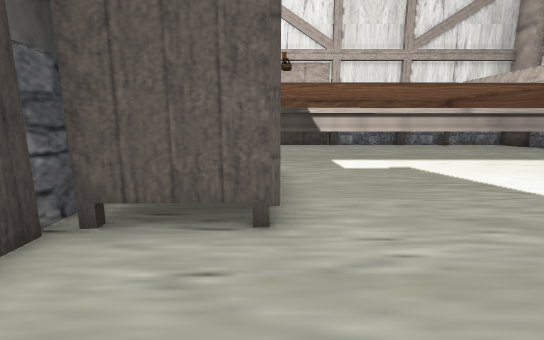
View 1 (above)

14 first-person views from a walk through a scene from a Unity 3-D project. The camera is 1.2 m above the floor, tilts 10° down and sees 90° across. The floor is counted in squares, 1 m on a side. Each view is taken from the middle of a square. On the plan, view 1 faces up. The plan holds only what a view shows up to about 13 squares ahead; the rest is blank.

View 2
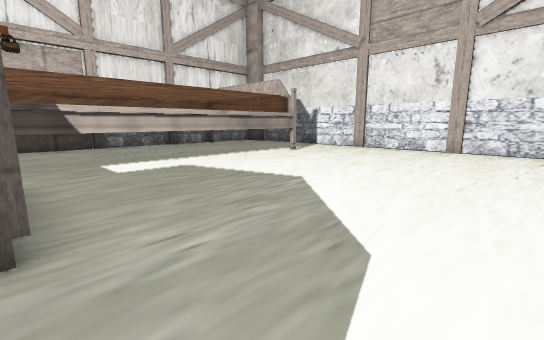

View 3
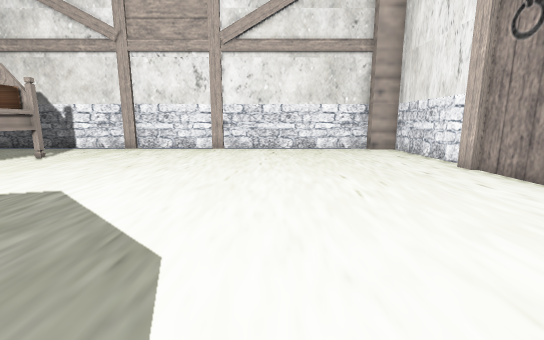

View 4
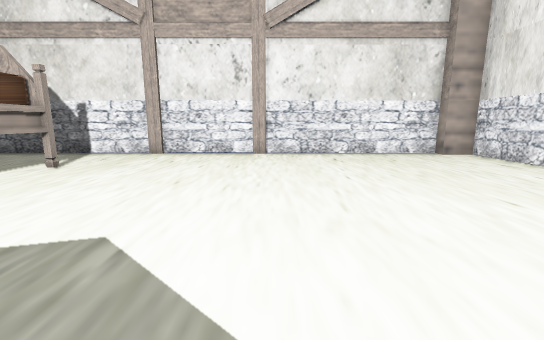

View 5
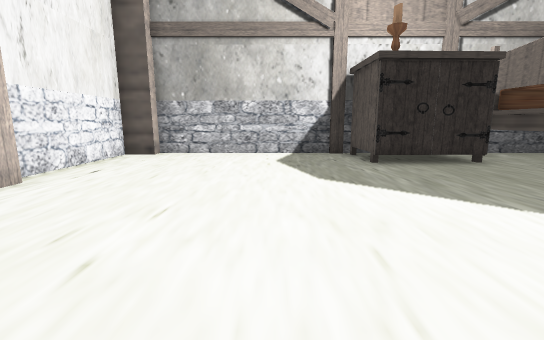

View 6
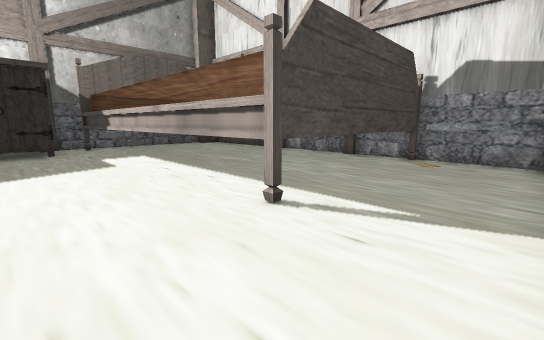

View 7
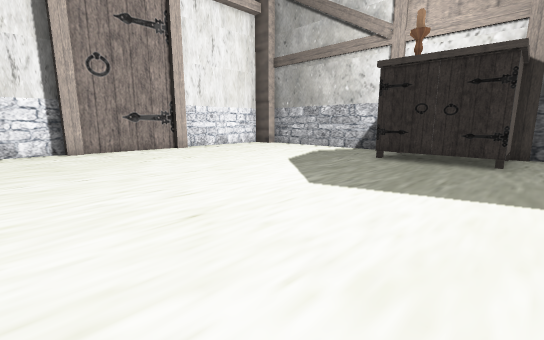

View 8
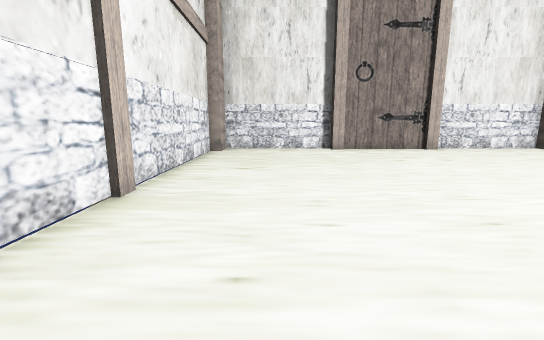

View 9
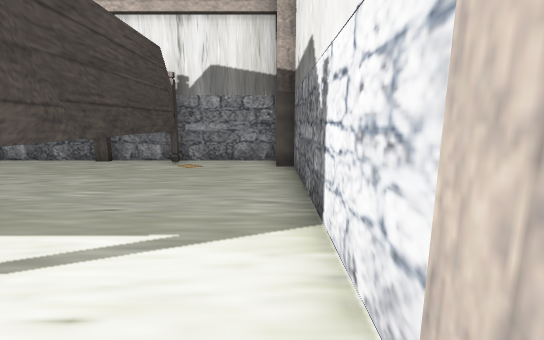

View 10
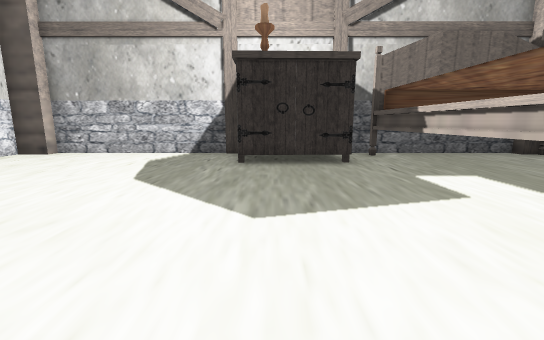

View 11
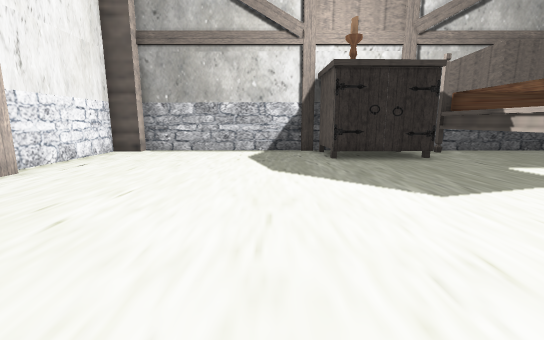

View 12
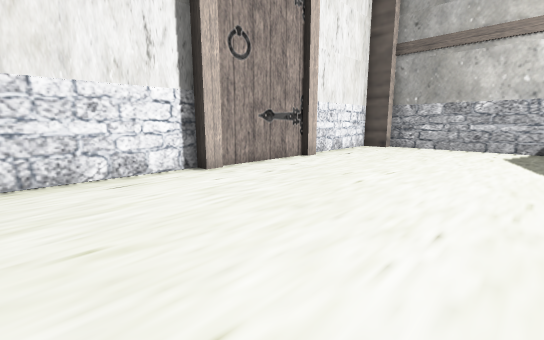

View 13
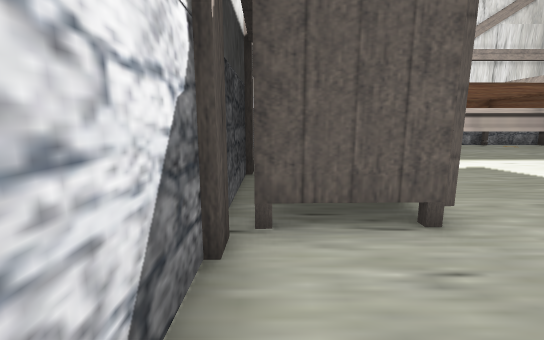

View 14
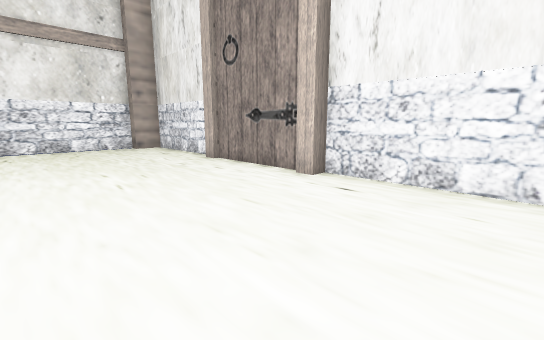

### Floor plan
Key: @ floor where view 1 was taken; # wall or solid block; . floor; T thing the floor can be seen under or through; O other object.
Columns run from 3 left of view 1 to 13 right of it. Each row starts with its distance up from view 1.
 15             ####
 14             #..##
 13             #...#
 12             #...#
 11             T...#
 10             T...#
  9             T...#
  8 ###########TT...#
  7 #...............#
  6 #OOO............#
  5 #O O............#
  4 #O O............#
  3 #OOO............#
  2 #...............#
  1 #...............#
  0 #..@............#
 -1 #...............#
 -2 #...............#
 -3 #...............#
 -4 #...............#
 -5 ##....#####....##
 -6  ######   ######

Positions as (right, up) in squares from view 1, and headings:
1: (0, 0), facing up
2: (0, 0), facing up-right
3: (0, 0), facing right
4: (2, 2), facing right
5: (8, 0), facing left
6: (12, 5), facing up-left
7: (9, 7), facing down-left
8: (10, 7), facing down
9: (12, 6), facing up
10: (8, 4), facing left
11: (9, 1), facing left
12: (11, 1), facing down-left
13: (-2, 0), facing up
14: (-1, 0), facing down-right
